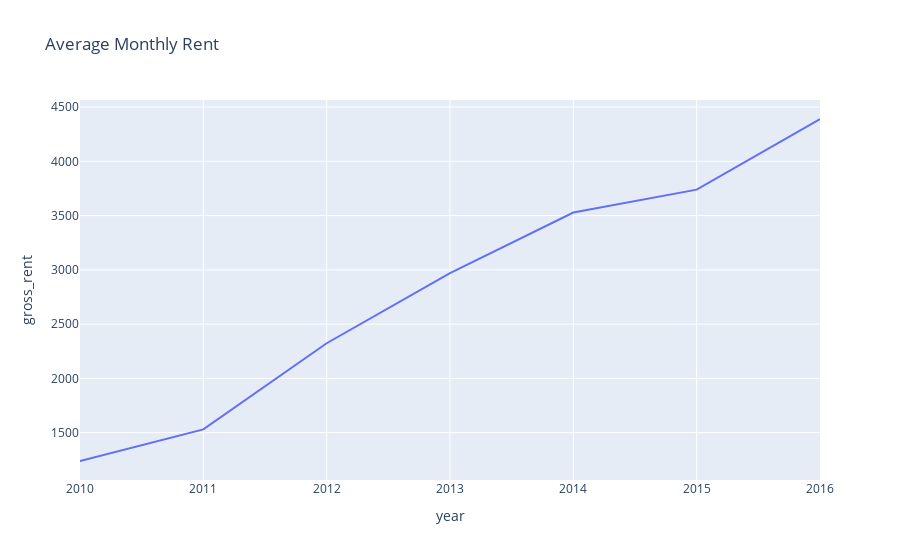

Notebook code for this chart:
### Code cell
# Create two line charts, one to plot the average sale price per square foot and another for average montly rent

# Line chart for average sale price per square foot
average_price_foot = px.line(
    sfo_group_no_units,
    x="year",
    y="sale_price_sqr_foot",
    title="Average Sale Price per Square Foot per Year",
)

average_price_foot

# Line chart for average montly rent
average_monthly_rent = px.line(
    sfo_group_no_units,
    x="year",
    y="gross_rent",
    title="Average Monthly Rent",
)

average_monthly_rent

### Figure 1 — Plotly figure (JSON) as saved in the notebook; plotly's stock layout.template omitted (floating-point values rounded to 4 significant figures)
{"data": [{"hovertemplate": "year=%{x}<br>gross_rent=%{y}<extra></extra>", "legendgroup": "", "line": {"color": "#636efa", "dash": "solid"}, "marker": {"symbol": "circle"}, "mode": "lines", "name": "", "orientation": "v", "showlegend": false, "type": "scatter", "x": [2010, 2011, 2012, 2013, 2014, 2015, 2016], "xaxis": "x", "y": [1239, 1530, 2324, 2971, 3528, 3739, 4390], "yaxis": "y"}], "layout": {"autosize": true, "legend": {"tracegroupgap": 0}, "title": {"text": "Average Monthly Rent"}, "xaxis": {"anchor": "y", "autorange": true, "domain": [0, 1], "range": [2010, 2016], "title": {"text": "year"}, "type": "linear"}, "yaxis": {"anchor": "x", "autorange": true, "domain": [0, 1], "range": [1064.0, 4565.0], "title": {"text": "gross_rent"}, "type": "linear"}}}
